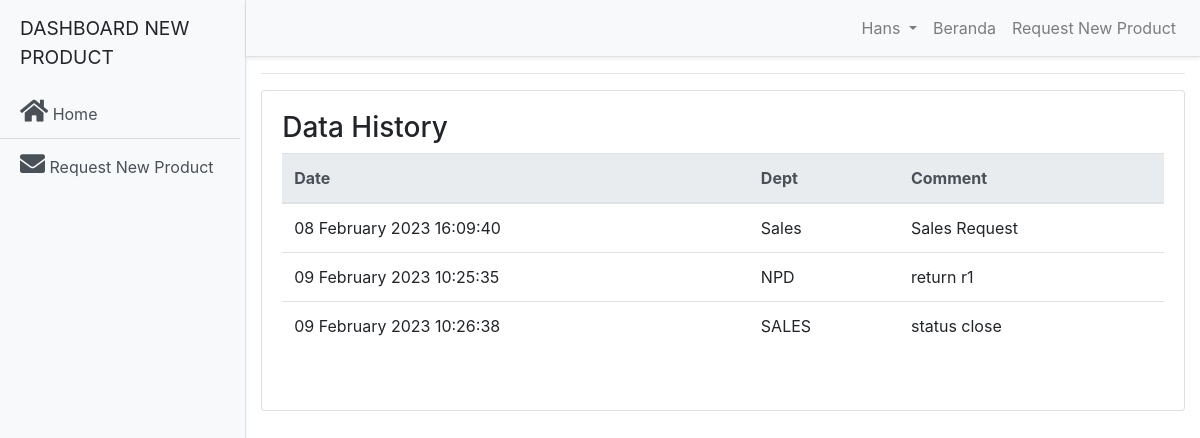
Page /index.php?page=history-rnp&id=D017 (signed in) on the committed database.
### tables this page shows
CREATE TABLE `aplikasi` (
  `id` int(11) NOT NULL,
  `nama_aplikasi` varchar(30) NOT NULL,
  `alamat` varchar(100) NOT NULL,
  `no_telp` char(14) NOT NULL,
  `email` varchar(100) NOT NULL,
  `website` varchar(50) NOT NULL,
  `logo` varchar(100) NOT NULL
);

CREATE TABLE `sales` (
  `id_sales` int(11) NOT NULL,
  `kode_sales` char(10) DEFAULT NULL,
  `DeptID` varchar(20) NOT NULL,
  `nama_sales` varchar(150) DEFAULT NULL,
  `username` varchar(100) DEFAULT NULL,
  `password` varchar(100) DEFAULT NULL,
  `sales_category` varchar(25) NOT NULL,
  `email` varchar(100) NOT NULL
);

CREATE TABLE `thistorycomment` (
  `NumDoc` varchar(15) NOT NULL,
  `DateComment` datetime DEFAULT NULL,
  `Dept` varchar(100) DEFAULT NULL,
  `Comment` varchar(1000) NOT NULL
);

### index.php (the view, shortened to what this page needs)
<?php
include 'config/database.php';
$hasil=mysqli_query($kon,"SELECT * FROM aplikasi LIMIT 1");
$aplikasi = mysqli_fetch_array($hasil);
?>
<!DOCTYPE html>
<html lang="en">
<head>
  <link href="vendor/bootstrap/css/bootstrap.min.css" rel="stylesheet">
  <link href="css/simple-sidebar.css" rel="stylesheet">
  <link rel="stylesheet" href="https://use.fontawesome.com/releases/v5.7.0/css/all.css">
</head>
<body>
<?php
  include 'config/database.php';
  if (isset($_SESSION["id_sales"])){
      $query = mysqli_query($kon, "select * from sales where id_sales='".$_SESSION["id_sales"]."' limit 1");
      $row = mysqli_fetch_array($query);
      $nama=$row['nama_sales'];
  } else if (isset($_SESSION["id_admin"])){
      $query = mysqli_query($kon, "select * from admin where id_admin='".$_SESSION["id_admin"]."' limit 1");
      $row = mysqli_fetch_array($query);
      $nama=$row['nama_admin'];
  } else if (isset($_SESSION["id_npd"])){
      $query = mysqli_query($kon, "select * from npd where id_npd='".$_SESSION["id_npd"]."' limit 1");
      $row = mysqli_fetch_array($query);
      $nama=$row['nama_npd'];
  } else if (isset($_SESSION["id_fa"])){
      $query = mysqli_query($kon, "select * from fa where id_fa='".$_SESSION["id_fa"]."' limit 1");
      $row = mysqli_fetch_array($query);
      $nama=$row['nama_fa'];
  } else if (isset($_SESSION["id_ppic"])){
      $query = mysqli_query($kon, "select * from ppic where id_ppic='".$_SESSION["id_ppic"]."' limit 1");
      $row = mysqli_fetch_array($query);
      $nama=$row['nama_ppic'];
  }else if (isset($_SESSION["id_admin_sales"])){
      $query = mysqli_query($kon, "select * from admin_sales where id_admin_sales='".$_SESSION["id_admin_sales"]."' limit 1");
      $row = mysqli_fetch_array($query);
      $nama=$row['nama_admin_sales'];
}
?>
  <div class="d-flex" id="wrapper">
    <div class="bg-light border-right shadow-sm" id="sidebar-wrapper">
      <div class="sidebar-heading"><?=$aplikasi['nama_aplikasi'];?></div>
      <div class="list-group list-group-flush">
        <a href="index.php?page=beranda" class="list-group-item list-group-item-action bg-light"><i class="fas fa-home" style="font-size: 25px"></i>  <font valign="middle">Home</font></a>
        <?php if (isset($_SESSION["id_sales"])): ?>
        <a href="index.php?page=rnp" class="list-group-item list-group-item-action bg-light"><i class="fas fa-envelope" style="font-size: 25px"></i>  <font valign="middle">Request New Product</font></a>
        <?php endif; ?>
      </div>
    </div>
    <div id="page-content-wrapper">
      <nav class="navbar navbar-expand-lg navbar-light bg-light border-bottom shadow-sm ">
        <div class="collapse navbar-collapse" id="navbarSupportedContent">
          <ul class="navbar-nav ml-auto mt-2 mt-lg-0">
            <li class="nav-item dropdown">
              <a class="nav-link dropdown-toggle" href="#" id="navbarDropdown" role="button" data-toggle="dropdown" aria-haspopup="true" aria-expanded="false">
                <?=$nama; ?>
              </a>
            </li>
		<li class="nav-item">
		<a href="index.php?page=beranda" class="nav-link">Beranda</a>
		</li>
		<li class="nav-item">
		<?php if (isset($_SESSION["id_sales"])): ?>
               	<a href="index.php?page=rnp" class="nav-link">Request New Product</a>
        	<?php endif; ?>
		</li>
          </ul>
        </div>
      </nav>
      <div class="container-fluid">
        <?php
            include 'config/database.php';
            if(isset($_GET['page'])){
                $page = $_GET['page'];
                switch ($page) {
                           case 'history-rnp':
                            include "pages/sales/beranda/history.php";
                             break;
                }
            }
        ?>
      </div>
    </div>
  </div>
</body>
</html>

### pages/sales/beranda/history.php (shortened to what this page needs)
<hr>
<div class="card">
    <div class="card-body">
        <h3>Data History</h3>
        <div class="table-responsive">
            <table class="table table-hover">
                <thead class="thead-light">
                <tr>
                    <th>Date</th>
                    <th>Dept</th>
                    <th>Comment</th>
                </tr>
                </thead>
                <tbody>
                <?php
                    include 'config/database.php';
                    $nis = $_GET['id'];
                    $sql="select * from thistorycomment where NumDoc='$nis'";
                    $hasil=mysqli_query($kon,$sql);
                    while ($data = mysqli_fetch_array($hasil)):
                ?>
                <tr>
                    <td><?php echo date('d F Y H:i:s', strtotime($data['DateComment']));?></td>
                    <td><?php echo $data['Dept'];?></td>
                    <td><?php echo $data['Comment'];?></td>
                </tr>
                <?php endwhile; ?>
                </tbody>
            </table>
        </div><br>
    </div>
</div>

### css/simple-sidebar.css (style rules this page uses)
#wrapper { overflow-x: hidden; }
#sidebar-wrapper { min-height: 100vh; margin-left: -15rem; -webkit-transition: margin .25s ease-out; -moz-transition: margin .25s ease-out; -o-transition: margin .25s ease-out; transition: margin .25s ease-out; }
#sidebar-wrapper .sidebar-heading { padding: 0.875rem 1.25rem; font-size: 1.2rem; }
#sidebar-wrapper .list-group { width: 15rem; }
#page-content-wrapper { min-width: 100vw; }
@media (min-width: 768px) { #sidebar-wrapper { margin-left: 0; } }
@media (min-width: 768px) { #page-content-wrapper { min-width: 0; width: 100%; } }

### rows in the picture
aplikasi: nama_aplikasi "DASHBOARD NEW PRODUCT"
sales: nama_sales "Hans"
thistorycomment: DateComment "08 February 2023 16:09:40", Dept "Sales", Comment "Sales Request"
thistorycomment: DateComment "09 February 2023 10:25:35", Dept "NPD", Comment "return r1"
thistorycomment: DateComment "09 February 2023 10:26:38", Dept "SALES", Comment "status close"
